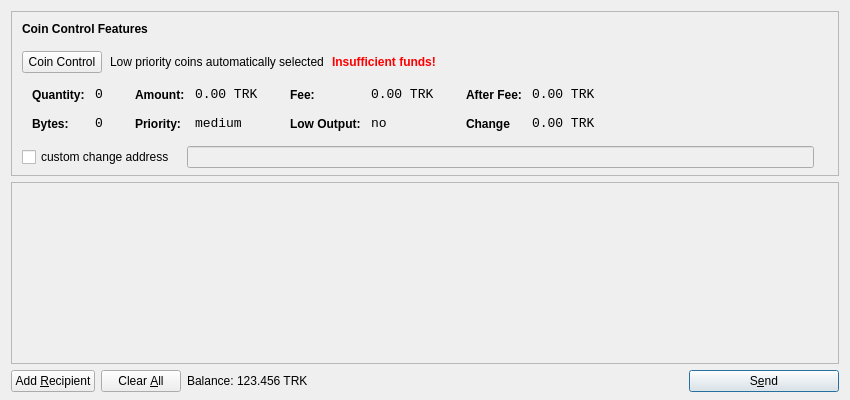
<?xml version="1.0" encoding="UTF-8"?>
<ui version="4.0">
 <class>SendCoinsDialog</class>
 <widget class="QDialog" name="SendCoinsDialog">
  <property name="geometry">
   <rect>
    <x>0</x>
    <y>0</y>
    <width>850</width>
    <height>400</height>
   </rect>
  </property>
  <property name="windowTitle">
   <string>Send Coins</string>
  </property>
  <layout class="QVBoxLayout" name="verticalLayout" stretch="0,1,0">
   <property name="bottomMargin">
    <number>8</number>
   </property>
   <item>
    <widget class="QFrame" name="frameCoinControl">
     <property name="sizePolicy">
      <sizepolicy hsizetype="Expanding" vsizetype="Expanding">
       <horstretch>0</horstretch>
       <verstretch>0</verstretch>
      </sizepolicy>
     </property>
     <property name="maximumSize">
      <size>
       <width>16777215</width>
       <height>16777215</height>
      </size>
     </property>
     <property name="frameShape">
      <enum>QFrame::StyledPanel</enum>
     </property>
     <property name="frameShadow">
      <enum>QFrame::Sunken</enum>
     </property>
     <layout class="QVBoxLayout" name="verticalLayoutCoinControl2">
      <property name="spacing">
       <number>6</number>
      </property>
      <property name="leftMargin">
       <number>0</number>
      </property>
      <property name="topMargin">
       <number>0</number>
      </property>
      <property name="rightMargin">
       <number>0</number>
      </property>
      <property name="bottomMargin">
       <number>6</number>
      </property>
      <item>
       <layout class="QVBoxLayout" name="verticalLayoutCoinControl" stretch="0,0,0,0,1">
        <property name="spacing">
         <number>0</number>
        </property>
        <property name="leftMargin">
         <number>10</number>
        </property>
        <property name="topMargin">
         <number>10</number>
        </property>
        <item>
         <layout class="QHBoxLayout" name="horizontalLayoutCoinControl1">
          <property name="bottomMargin">
           <number>15</number>
          </property>
          <item>
           <widget class="QLabel" name="labelCoinControlFeatures">
            <property name="sizePolicy">
             <sizepolicy hsizetype="Preferred" vsizetype="Maximum">
              <horstretch>0</horstretch>
              <verstretch>0</verstretch>
             </sizepolicy>
            </property>
            <property name="font">
             <font>
              <weight>75</weight>
              <bold>true</bold>
             </font>
            </property>
            <property name="styleSheet">
             <string notr="true">font-weight:bold;</string>
            </property>
            <property name="text">
             <string>Coin Control Features</string>
            </property>
           </widget>
          </item>
         </layout>
        </item>
        <item>
         <layout class="QHBoxLayout" name="horizontalLayoutCoinControl2" stretch="0,0,0,0">
          <property name="spacing">
           <number>8</number>
          </property>
          <property name="bottomMargin">
           <number>10</number>
          </property>
          <item>
           <widget class="QPushButton" name="pushButtonCoinControl">
            <property name="styleSheet">
             <string notr="true"/>
            </property>
            <property name="text">
             <string>Coin Control</string>
            </property>
           </widget>
          </item>
          <item>
           <widget class="QLabel" name="labelCoinControlAutomaticallySelected">
            <property name="text">
             <string>Low priority coins automatically selected</string>
            </property>
            <property name="margin">
             <number>5</number>
            </property>
           </widget>
          </item>
          <item>
           <widget class="QLabel" name="labelCoinControlInsuffFunds">
            <property name="font">
             <font>
              <weight>75</weight>
              <bold>true</bold>
             </font>
            </property>
            <property name="styleSheet">
             <string notr="true">color:red;font-weight:bold;</string>
            </property>
            <property name="text">
             <string>Insufficient funds!</string>
            </property>
            <property name="margin">
             <number>5</number>
            </property>
           </widget>
          </item>
          <item>
           <spacer name="horizontalSpacerCoinControl">
            <property name="orientation">
             <enum>Qt::Horizontal</enum>
            </property>
            <property name="sizeHint" stdset="0">
             <size>
              <width>40</width>
              <height>1</height>
             </size>
            </property>
           </spacer>
          </item>
         </layout>
        </item>
        <item>
         <widget class="QWidget" name="widgetCoinControl" native="true">
          <property name="sizePolicy">
           <sizepolicy hsizetype="Preferred" vsizetype="Preferred">
            <horstretch>0</horstretch>
            <verstretch>0</verstretch>
           </sizepolicy>
          </property>
          <property name="minimumSize">
           <size>
            <width>0</width>
            <height>0</height>
           </size>
          </property>
          <property name="styleSheet">
           <string notr="true"/>
          </property>
          <layout class="QHBoxLayout" name="horizontalLayoutCoinControl5">
           <property name="leftMargin">
            <number>0</number>
           </property>
           <property name="topMargin">
            <number>0</number>
           </property>
           <property name="rightMargin">
            <number>0</number>
           </property>
           <property name="bottomMargin">
            <number>0</number>
           </property>
           <item>
            <layout class="QHBoxLayout" name="horizontalLayoutCoinControl3" stretch="0,0,0,1">
             <property name="spacing">
              <number>20</number>
             </property>
             <property name="topMargin">
              <number>0</number>
             </property>
             <property name="bottomMargin">
              <number>10</number>
             </property>
             <item>
              <layout class="QFormLayout" name="formLayoutCoinControl1">
               <property name="horizontalSpacing">
                <number>10</number>
               </property>
               <property name="verticalSpacing">
                <number>14</number>
               </property>
               <property name="leftMargin">
                <number>10</number>
               </property>
               <property name="topMargin">
                <number>4</number>
               </property>
               <property name="rightMargin">
                <number>6</number>
               </property>
               <item row="0" column="0">
                <widget class="QLabel" name="labelCoinControlQuantityText">
                 <property name="styleSheet">
                  <string notr="true">font-weight:bold;</string>
                 </property>
                 <property name="text">
                  <string>Quantity:</string>
                 </property>
                 <property name="margin">
                  <number>0</number>
                 </property>
                </widget>
               </item>
               <item row="0" column="1">
                <widget class="QLabel" name="labelCoinControlQuantity">
                 <property name="font">
                  <font>
                   <family>Monospace</family>
                   <pointsize>10</pointsize>
                  </font>
                 </property>
                 <property name="cursor">
                  <cursorShape>IBeamCursor</cursorShape>
                 </property>
                 <property name="contextMenuPolicy">
                  <enum>Qt::ActionsContextMenu</enum>
                 </property>
                 <property name="text">
                  <string>0</string>
                 </property>
                 <property name="margin">
                  <number>0</number>
                 </property>
                 <property name="textInteractionFlags">
                  <set>Qt::LinksAccessibleByMouse|Qt::TextSelectableByKeyboard|Qt::TextSelectableByMouse</set>
                 </property>
                </widget>
               </item>
               <item row="1" column="0">
                <widget class="QLabel" name="labelCoinControlBytesText">
                 <property name="styleSheet">
                  <string notr="true">font-weight:bold;</string>
                 </property>
                 <property name="text">
                  <string>Bytes:</string>
                 </property>
                </widget>
               </item>
               <item row="1" column="1">
                <widget class="QLabel" name="labelCoinControlBytes">
                 <property name="font">
                  <font>
                   <family>Monospace</family>
                   <pointsize>10</pointsize>
                  </font>
                 </property>
                 <property name="cursor">
                  <cursorShape>IBeamCursor</cursorShape>
                 </property>
                 <property name="contextMenuPolicy">
                  <enum>Qt::ActionsContextMenu</enum>
                 </property>
                 <property name="text">
                  <string>0</string>
                 </property>
                 <property name="textInteractionFlags">
                  <set>Qt::LinksAccessibleByMouse|Qt::TextSelectableByKeyboard|Qt::TextSelectableByMouse</set>
                 </property>
                </widget>
               </item>
              </layout>
             </item>
             <item>
              <layout class="QFormLayout" name="formLayoutCoinControl2">
               <property name="horizontalSpacing">
                <number>10</number>
               </property>
               <property name="verticalSpacing">
                <number>14</number>
               </property>
               <property name="leftMargin">
                <number>6</number>
               </property>
               <property name="topMargin">
                <number>4</number>
               </property>
               <property name="rightMargin">
                <number>6</number>
               </property>
               <item row="0" column="0">
                <widget class="QLabel" name="labelCoinControlAmountText">
                 <property name="styleSheet">
                  <string notr="true">font-weight:bold;</string>
                 </property>
                 <property name="text">
                  <string>Amount:</string>
                 </property>
                 <property name="margin">
                  <number>0</number>
                 </property>
                </widget>
               </item>
               <item row="0" column="1">
                <widget class="QLabel" name="labelCoinControlAmount">
                 <property name="font">
                  <font>
                   <family>Monospace</family>
                   <pointsize>10</pointsize>
                  </font>
                 </property>
                 <property name="cursor">
                  <cursorShape>IBeamCursor</cursorShape>
                 </property>
                 <property name="contextMenuPolicy">
                  <enum>Qt::ActionsContextMenu</enum>
                 </property>
                 <property name="text">
                  <string>0.00 TRK</string>
                 </property>
                 <property name="textInteractionFlags">
                  <set>Qt::LinksAccessibleByMouse|Qt::TextSelectableByKeyboard|Qt::TextSelectableByMouse</set>
                 </property>
                </widget>
               </item>
               <item row="1" column="0">
                <widget class="QLabel" name="labelCoinControlPriorityText">
                 <property name="styleSheet">
                  <string notr="true">font-weight:bold;</string>
                 </property>
                 <property name="text">
                  <string>Priority:</string>
                 </property>
                </widget>
               </item>
               <item row="1" column="1">
                <widget class="QLabel" name="labelCoinControlPriority">
                 <property name="font">
                  <font>
                   <family>Monospace</family>
                   <pointsize>10</pointsize>
                  </font>
                 </property>
                 <property name="cursor">
                  <cursorShape>IBeamCursor</cursorShape>
                 </property>
                 <property name="contextMenuPolicy">
                  <enum>Qt::ActionsContextMenu</enum>
                 </property>
                 <property name="text">
                  <string>medium</string>
                 </property>
                 <property name="textInteractionFlags">
                  <set>Qt::LinksAccessibleByMouse|Qt::TextSelectableByKeyboard|Qt::TextSelectableByMouse</set>
                 </property>
                </widget>
               </item>
              </layout>
             </item>
             <item>
              <layout class="QFormLayout" name="formLayoutCoinControl3">
               <property name="horizontalSpacing">
                <number>10</number>
               </property>
               <property name="verticalSpacing">
                <number>14</number>
               </property>
               <property name="leftMargin">
                <number>6</number>
               </property>
               <property name="topMargin">
                <number>4</number>
               </property>
               <property name="rightMargin">
                <number>6</number>
               </property>
               <item row="0" column="0">
                <widget class="QLabel" name="labelCoinControlFeeText">
                 <property name="styleSheet">
                  <string notr="true">font-weight:bold;</string>
                 </property>
                 <property name="text">
                  <string>Fee:</string>
                 </property>
                 <property name="margin">
                  <number>0</number>
                 </property>
                </widget>
               </item>
               <item row="0" column="1">
                <widget class="QLabel" name="labelCoinControlFee">
                 <property name="font">
                  <font>
                   <family>Monospace</family>
                   <pointsize>10</pointsize>
                  </font>
                 </property>
                 <property name="cursor">
                  <cursorShape>IBeamCursor</cursorShape>
                 </property>
                 <property name="contextMenuPolicy">
                  <enum>Qt::ActionsContextMenu</enum>
                 </property>
                 <property name="text">
                  <string>0.00 TRK</string>
                 </property>
                 <property name="textInteractionFlags">
                  <set>Qt::LinksAccessibleByMouse|Qt::TextSelectableByKeyboard|Qt::TextSelectableByMouse</set>
                 </property>
                </widget>
               </item>
               <item row="1" column="0">
                <widget class="QLabel" name="labelCoinControlLowOutputText">
                 <property name="styleSheet">
                  <string notr="true">font-weight:bold;</string>
                 </property>
                 <property name="text">
                  <string>Low Output:</string>
                 </property>
                </widget>
               </item>
               <item row="1" column="1">
                <widget class="QLabel" name="labelCoinControlLowOutput">
                 <property name="font">
                  <font>
                   <family>Monospace</family>
                   <pointsize>10</pointsize>
                  </font>
                 </property>
                 <property name="cursor">
                  <cursorShape>IBeamCursor</cursorShape>
                 </property>
                 <property name="contextMenuPolicy">
                  <enum>Qt::ActionsContextMenu</enum>
                 </property>
                 <property name="text">
                  <string>no</string>
                 </property>
                 <property name="textInteractionFlags">
                  <set>Qt::LinksAccessibleByMouse|Qt::TextSelectableByKeyboard|Qt::TextSelectableByMouse</set>
                 </property>
                </widget>
               </item>
              </layout>
             </item>
             <item>
              <layout class="QFormLayout" name="formLayoutCoinControl4">
               <property name="horizontalSpacing">
                <number>10</number>
               </property>
               <property name="verticalSpacing">
                <number>14</number>
               </property>
               <property name="leftMargin">
                <number>6</number>
               </property>
               <property name="topMargin">
                <number>4</number>
               </property>
               <property name="rightMargin">
                <number>6</number>
               </property>
               <item row="0" column="0">
                <widget class="QLabel" name="labelCoinControlAfterFeeText">
                 <property name="styleSheet">
                  <string notr="true">font-weight:bold;</string>
                 </property>
                 <property name="text">
                  <string>After Fee:</string>
                 </property>
                 <property name="margin">
                  <number>0</number>
                 </property>
                </widget>
               </item>
               <item row="0" column="1">
                <widget class="QLabel" name="labelCoinControlAfterFee">
                 <property name="font">
                  <font>
                   <family>Monospace</family>
                   <pointsize>10</pointsize>
                  </font>
                 </property>
                 <property name="cursor">
                  <cursorShape>IBeamCursor</cursorShape>
                 </property>
                 <property name="contextMenuPolicy">
                  <enum>Qt::ActionsContextMenu</enum>
                 </property>
                 <property name="text">
                  <string>0.00 TRK</string>
                 </property>
                 <property name="textInteractionFlags">
                  <set>Qt::LinksAccessibleByMouse|Qt::TextSelectableByKeyboard|Qt::TextSelectableByMouse</set>
                 </property>
                </widget>
               </item>
               <item row="1" column="0">
                <widget class="QLabel" name="labelCoinControlChangeText">
                 <property name="styleSheet">
                  <string notr="true">font-weight:bold;</string>
                 </property>
                 <property name="text">
                  <string>Change</string>
                 </property>
                </widget>
               </item>
               <item row="1" column="1">
                <widget class="QLabel" name="labelCoinControlChange">
                 <property name="font">
                  <font>
                   <family>Monospace</family>
                   <pointsize>10</pointsize>
                  </font>
                 </property>
                 <property name="cursor">
                  <cursorShape>IBeamCursor</cursorShape>
                 </property>
                 <property name="contextMenuPolicy">
                  <enum>Qt::ActionsContextMenu</enum>
                 </property>
                 <property name="text">
                  <string>0.00 TRK</string>
                 </property>
                 <property name="textInteractionFlags">
                  <set>Qt::LinksAccessibleByMouse|Qt::TextSelectableByKeyboard|Qt::TextSelectableByMouse</set>
                 </property>
                </widget>
               </item>
              </layout>
             </item>
            </layout>
           </item>
          </layout>
         </widget>
        </item>
        <item>
         <layout class="QHBoxLayout" name="horizontalLayoutCoinControl4" stretch="0,0,0">
          <property name="spacing">
           <number>12</number>
          </property>
          <property name="sizeConstraint">
           <enum>QLayout::SetDefaultConstraint</enum>
          </property>
          <property name="topMargin">
           <number>5</number>
          </property>
          <property name="rightMargin">
           <number>5</number>
          </property>
          <item>
           <widget class="QCheckBox" name="checkBoxCoinControlChange">
            <property name="text">
             <string>custom change address</string>
            </property>
           </widget>
          </item>
          <item>
           <widget class="QLineEdit" name="lineEditCoinControlChange">
            <property name="enabled">
             <bool>false</bool>
            </property>
            <property name="sizePolicy">
             <sizepolicy hsizetype="Expanding" vsizetype="Fixed">
              <horstretch>0</horstretch>
              <verstretch>0</verstretch>
             </sizepolicy>
            </property>
           </widget>
          </item>
          <item>
           <widget class="QLabel" name="labelCoinControlChangeLabel">
            <property name="sizePolicy">
             <sizepolicy hsizetype="Preferred" vsizetype="Expanding">
              <horstretch>0</horstretch>
              <verstretch>0</verstretch>
             </sizepolicy>
            </property>
            <property name="minimumSize">
             <size>
              <width>0</width>
              <height>0</height>
             </size>
            </property>
            <property name="text">
             <string/>
            </property>
            <property name="margin">
             <number>3</number>
            </property>
           </widget>
          </item>
         </layout>
        </item>
        <item>
         <spacer name="verticalSpacerCoinControl">
          <property name="orientation">
           <enum>Qt::Vertical</enum>
          </property>
          <property name="sizeHint" stdset="0">
           <size>
            <width>800</width>
            <height>1</height>
           </size>
          </property>
         </spacer>
        </item>
       </layout>
      </item>
     </layout>
    </widget>
   </item>
   <item>
    <widget class="QScrollArea" name="scrollArea">
     <property name="widgetResizable">
      <bool>true</bool>
     </property>
     <widget class="QWidget" name="scrollAreaWidgetContents">
      <property name="geometry">
       <rect>
        <x>0</x>
        <y>0</y>
        <width>828</width>
        <height>162</height>
       </rect>
      </property>
      <layout class="QVBoxLayout" name="verticalLayout_2">
       <property name="leftMargin">
        <number>0</number>
       </property>
       <property name="topMargin">
        <number>0</number>
       </property>
       <property name="rightMargin">
        <number>0</number>
       </property>
       <property name="bottomMargin">
        <number>0</number>
       </property>
       <item>
        <layout class="QVBoxLayout" name="entries">
         <property name="spacing">
          <number>6</number>
         </property>
        </layout>
       </item>
       <item>
        <spacer name="verticalSpacer">
         <property name="orientation">
          <enum>Qt::Vertical</enum>
         </property>
         <property name="sizeHint" stdset="0">
          <size>
           <width>20</width>
           <height>40</height>
          </size>
         </property>
        </spacer>
       </item>
      </layout>
     </widget>
    </widget>
   </item>
   <item>
    <layout class="QHBoxLayout" name="horizontalLayout">
     <item>
      <widget class="QPushButton" name="addButton">
       <property name="toolTip">
        <string>Send to multiple recipients at once</string>
       </property>
       <property name="text">
        <string>Add &amp;Recipient</string>
       </property>
       <property name="icon">
        <iconset resource="../bitcoin.qrc">
         <normaloff>:/icons/add</normaloff>:/icons/add</iconset>
       </property>
       <property name="autoDefault">
        <bool>false</bool>
       </property>
      </widget>
     </item>
     <item>
      <widget class="QPushButton" name="clearButton">
       <property name="sizePolicy">
        <sizepolicy hsizetype="Minimum" vsizetype="Fixed">
         <horstretch>0</horstretch>
         <verstretch>0</verstretch>
        </sizepolicy>
       </property>
       <property name="toolTip">
        <string>Remove all transaction fields</string>
       </property>
       <property name="text">
        <string>Clear &amp;All</string>
       </property>
       <property name="icon">
        <iconset resource="../bitcoin.qrc">
         <normaloff>:/icons/remove</normaloff>:/icons/remove</iconset>
       </property>
       <property name="autoRepeatDelay">
        <number>300</number>
       </property>
       <property name="autoDefault">
        <bool>false</bool>
       </property>
      </widget>
     </item>
     <item>
      <layout class="QHBoxLayout" name="horizontalLayout_2">
       <property name="spacing">
        <number>3</number>
       </property>
       <item>
        <widget class="QLabel" name="label">
         <property name="sizePolicy">
          <sizepolicy hsizetype="Preferred" vsizetype="Fixed">
           <horstretch>0</horstretch>
           <verstretch>0</verstretch>
          </sizepolicy>
         </property>
         <property name="text">
          <string>Balance:</string>
         </property>
        </widget>
       </item>
       <item>
        <widget class="QLabel" name="labelBalance">
         <property name="sizePolicy">
          <sizepolicy hsizetype="Preferred" vsizetype="Fixed">
           <horstretch>0</horstretch>
           <verstretch>0</verstretch>
          </sizepolicy>
         </property>
         <property name="cursor">
          <cursorShape>IBeamCursor</cursorShape>
         </property>
         <property name="text">
          <string>123.456 TRK</string>
         </property>
         <property name="textInteractionFlags">
          <set>Qt::LinksAccessibleByMouse|Qt::TextSelectableByKeyboard|Qt::TextSelectableByMouse</set>
         </property>
        </widget>
       </item>
      </layout>
     </item>
     <item>
      <spacer name="horizontalSpacer">
       <property name="orientation">
        <enum>Qt::Horizontal</enum>
       </property>
       <property name="sizeHint" stdset="0">
        <size>
         <width>40</width>
         <height>20</height>
        </size>
       </property>
      </spacer>
     </item>
     <item>
      <widget class="QPushButton" name="sendButton">
       <property name="minimumSize">
        <size>
         <width>150</width>
         <height>0</height>
        </size>
       </property>
       <property name="toolTip">
        <string>Confirm the send action</string>
       </property>
       <property name="text">
        <string>S&amp;end</string>
       </property>
       <property name="icon">
        <iconset resource="../bitcoin.qrc">
         <normaloff>:/icons/send</normaloff>:/icons/send</iconset>
       </property>
       <property name="default">
        <bool>true</bool>
       </property>
      </widget>
     </item>
    </layout>
   </item>
  </layout>
 </widget>
 <resources>
  <include location="../bitcoin.qrc"/>
 </resources>
 <connections/>
</ui>
